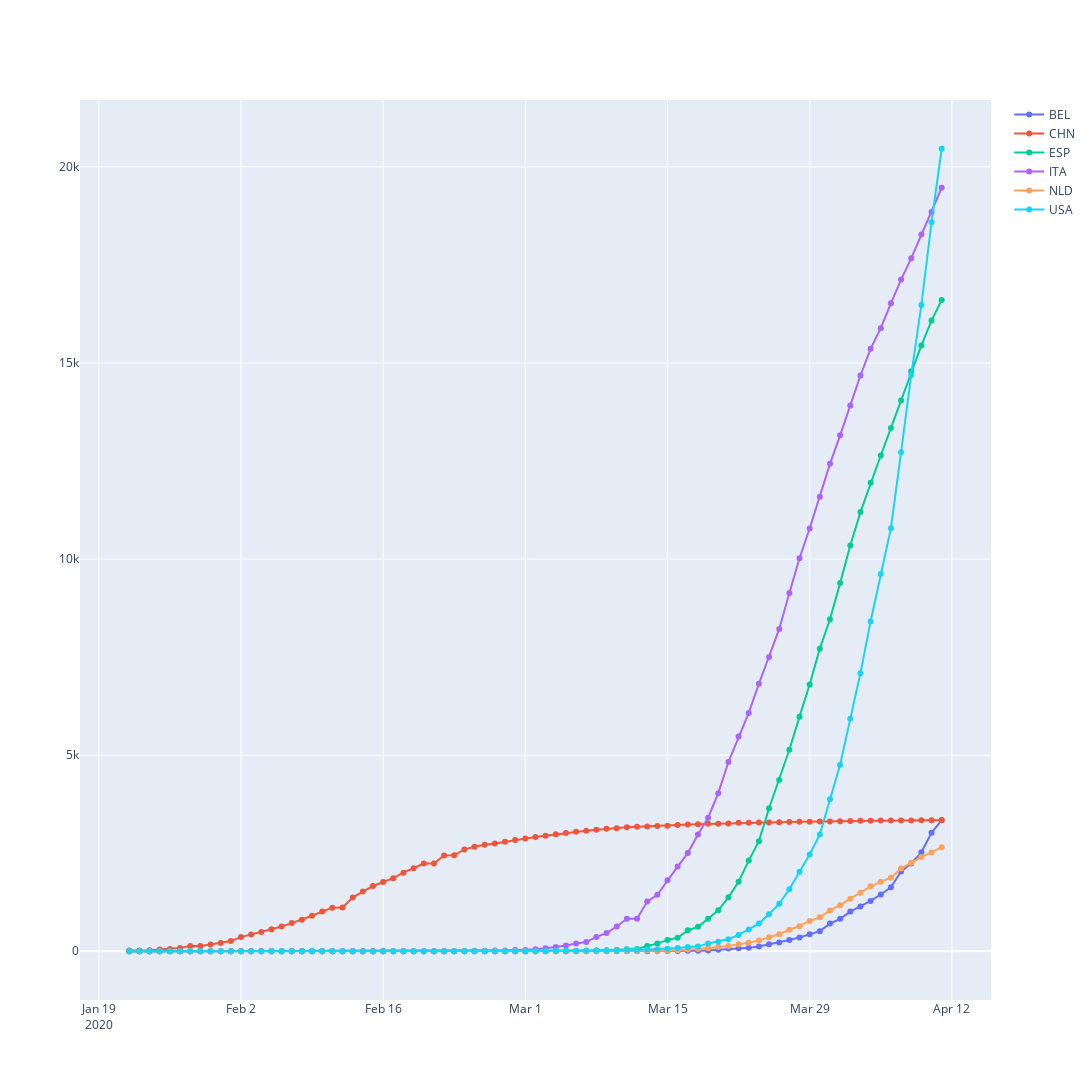

Notebook code cell kept with this figure:
### Code cell
fig = go.Figure()
for trace in create_country_traces(pivot_df):
    fig.add_trace(trace)
fig.update_layout(
    width=1920,
    height=1080
)
fig.show()
